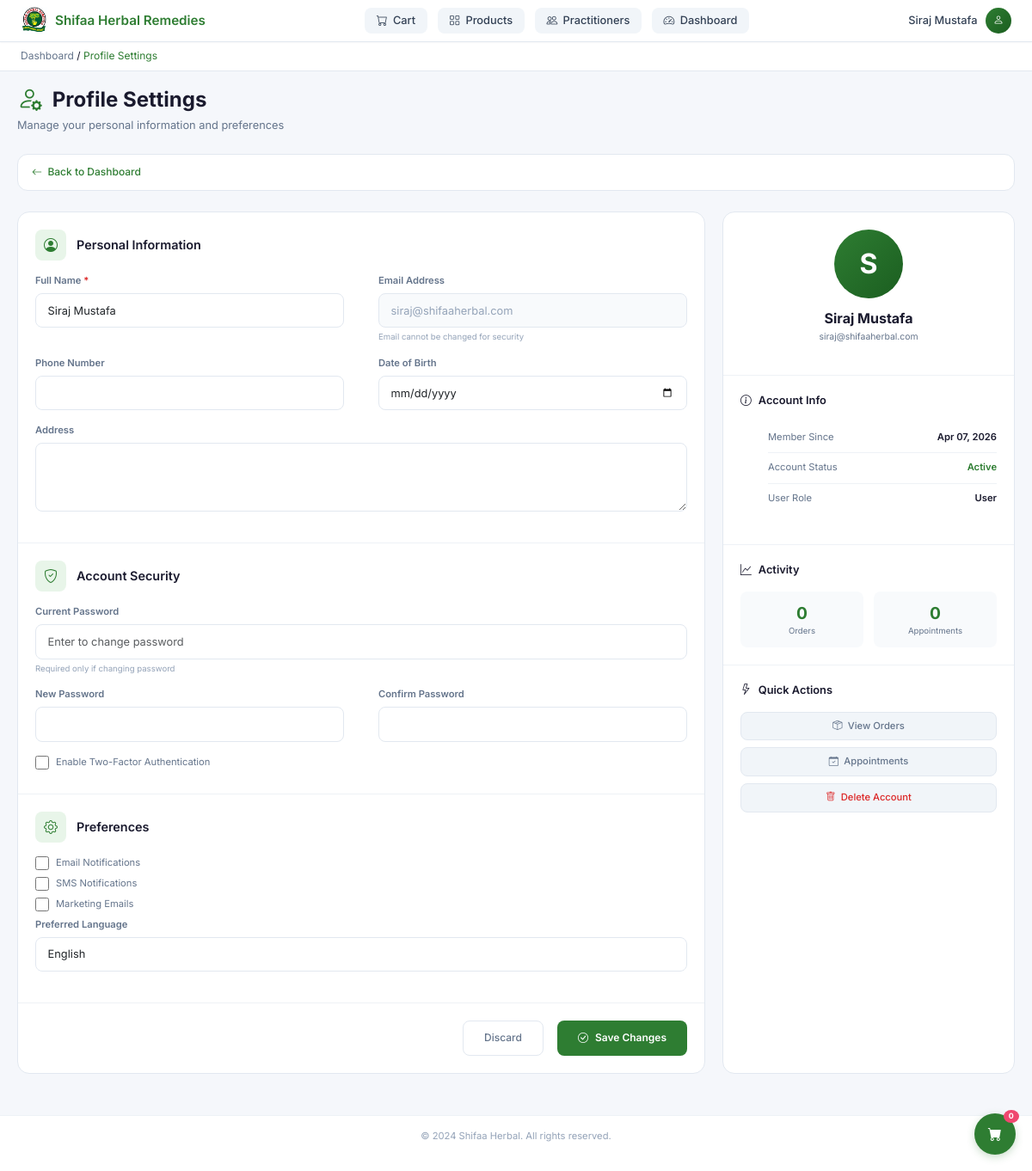
The page /profile (signed in) on the database its author committed.
### models.py (models this page shows, shortened)
class User(UserMixin, db.Model):
    __tablename__ = 'user'
    id = db.Column(db.Integer, primary_key=True)
    name = db.Column(db.String(100), nullable=False)
    email = db.Column(db.String(120), unique=True, nullable=False, index=True)  # Added index
    phone = db.Column(db.String(20))
    address = db.Column(db.Text)
    role = db.Column(db.String(20), default='user', index=True)  # Added index
    password_hash = db.Column(db.String(255), nullable=False)
    created_at = db.Column(db.DateTime, default=datetime.utcnow)
    updated_at = db.Column(db.DateTime, default=datetime.utcnow, onupdate=datetime.utcnow)
    orders = db.relationship('Order', backref='user', lazy='dynamic')
    cart_items = db.relationship('CartItem', backref='user', lazy='dynamic', cascade='all, delete-orphan')
    appointments = db.relationship('Appointment', backref='user', lazy='dynamic')
    discussions = db.relationship('Discussion', backref='user', lazy='dynamic')
    questions = db.relationship('Question', backref='user', lazy='dynamic')
    stories = db.relationship('Story', backref='user', lazy='dynamic')
    support_requests = db.relationship('SupportRequest', backref='user', lazy='dynamic')

### app.py (the view, shortened to what this page needs)
    @app.route("/profile", methods=["GET", "POST"])
    @login_required
    def profile():
        from models import Order, Appointment
        recent_orders = Order.query.filter_by(user_id=current_user.id).order_by(Order.created_at.desc()).limit(5).all()
        upcoming_appointments = Appointment.query.filter_by(user_id=current_user.id).filter(
            Appointment.appointment_date >= datetime.utcnow()
        ).order_by(Appointment.appointment_date.asc()).limit(5).all()
        return render_template("user/profile.html",
                             recent_orders=recent_orders,
                             upcoming_appointments=upcoming_appointments)

### templates/user/profile.html (shortened to what this page needs)
<!DOCTYPE html>
<html lang="en">
<head>
    <link href="https://cdn.jsdelivr.net/npm/bootstrap@5.3.0-alpha1/dist/css/bootstrap.min.css" rel="stylesheet">
    <link href="https://cdn.jsdelivr.net/npm/bootstrap-icons@1.8.1/font/bootstrap-icons.css" rel="stylesheet">
</head>
<body>
    <div class="top-nav">
        <div class="logo-area">
            <img class="logo-image" src="{{ url_for('static', filename='Screenshot 2026-04-01 182842.png') }}" alt="Shifaa Herbal">
            <span class="logo-text">Shifaa Herbal Remedies</span>
        </div>
        <div class="nav-links">
            <a href="{{ url_for('cart') }}" class="nav-link"><i class="bi bi-cart"></i> <span>Cart</span></a>
            <a href="{{ url_for('products') }}" class="nav-link"><i class="bi bi-grid"></i> <span>Products</span></a>
            <a href="{{ url_for('practitioners') }}" class="nav-link"><i class="bi bi-people"></i> <span>Practitioners</span></a>
            <a href="{{ url_for('dashboard') }}" class="nav-link"><i class="bi bi-speedometer2"></i> <span>Dashboard</span></a>
        </div>
        <div class="user-info">
            <span class="user-name">{{ current_user.name if current_user.is_authenticated else 'Guest' }}</span>
            <div class="user-avatar"><i class="bi bi-person"></i></div>
        </div>
    </div>
    <div class="breadcrumb-bar">
        <a href="{{ url_for('dashboard') }}">Dashboard</a>
        <span>/</span>
        <span style="color: #2e7d32;">Profile Settings</span>
    </div>
    <div class="main-container">
        <div class="page-header">
            <h1><i class="bi bi-person-gear"></i> Profile Settings</h1>
            <p>Manage your personal information and preferences</p>
        </div>
        <div class="quick-actions">
            <a href="{{ url_for('dashboard') }}" class="back-link">
                <i class="bi bi-arrow-left"></i> Back to Dashboard
            </a>
        </div>
        <div class="profile-layout">
            <div class="form-card">
                <form method="POST" action="{{ url_for('profile') }}" id="profileForm">
                    <div class="card-section">
                        <div class="section-header">
                            <div class="section-icon"><i class="bi bi-person-circle"></i></div>
                            <div class="section-title">Personal Information</div>
                        </div>
                        <div class="row">
                            <div class="form-group">
                                <label class="form-label">Full Name <span class="required">*</span></label>
                                <input type="text" name="name" class="form-control" value="{{ current_user.name }}" required>
                            </div>
                            <div class="form-group">
                                <label class="form-label">Email Address</label>
                                <input type="email" class="form-control" value="{{ current_user.email }}" disabled>
                                <div class="form-text">Email cannot be changed for security</div>
                            </div>
                        </div>
                        <div class="row">
                            <div class="form-group">
                                <label class="form-label">Phone Number</label>
                                <input type="tel" name="phone" class="form-control" value="{{ current_user.phone or '' }}">
                            </div>
                            <div class="form-group">
                                <label class="form-label">Date of Birth</label>
                                <input type="date" name="date_of_birth" class="form-control" value="{{ current_user.date_of_birth or '' }}">
                            </div>
                        </div>
                        <div class="form-group">
                            <label class="form-label">Address</label>
                            <textarea name="address" class="form-control" rows="2">{{ current_user.address or '' }}</textarea>
                        </div>
                    </div>
                    <div class="card-section">
                        <div class="section-header">
                            <div class="section-icon"><i class="bi bi-shield-check"></i></div>
                            <div class="section-title">Account Security</div>
                        </div>
                        <div class="form-group">
                            <label class="form-label">Current Password</label>
                            <input type="password" name="current_password" class="form-control" placeholder="Enter to change password">
                            <div class="form-text">Required only if changing password</div>
                        </div>
                        <div class="row">
                            <div class="form-group">
                                <label class="form-label">New Password</label>
                                <input type="password" name="new_password" id="new_password" class="form-control" minlength="6">
                            </div>
                            <div class="form-group">
                                <label class="form-label">Confirm Password</label>
                                <input type="password" name="confirm_password" id="confirm_password" class="form-control" minlength="6">
                            </div>
                        </div>
                        <div class="checkbox-group">
                            <input type="checkbox" name="two_factor_enabled" id="two_factor" {% if current_user.two_factor_enabled %}checked{% endif %}>
                            <label for="two_factor">Enable Two-Factor Authentication</label>
                        </div>
                    </div>
                    <div class="card-section">
                        <div class="section-header">
                            <div class="section-icon"><i class="bi bi-gear"></i></div>
                            <div class="section-title">Preferences</div>
                        </div>
                        <div class="checkbox-group">
                            <input type="checkbox" name="email_notifications" id="email_notify" {% if current_user.email_notifications %}checked{% endif %}>
                            <label for="email_notify">Email Notifications</label>
                        </div>
                        <div class="checkbox-group">
                            <input type="checkbox" name="sms_notifications" id="sms_notify" {% if current_user.sms_notifications %}checked{% endif %}>
                            <label for="sms_notify">SMS Notifications</label>
                        </div>
                        <div class="checkbox-group">
                            <input type="checkbox" name="marketing_emails" id="marketing" {% if current_user.marketing_emails %}checked{% endif %}>
                            <label for="marketing">Marketing Emails</label>
                        </div>
                        <div class="form-group">
                            <label class="form-label">Preferred Language</label>
                            <select name="language" class="form-select">
                                <option value="en" {% if current_user.language == 'en' %}selected{% endif %}>English</option>
                            </select>
                        </div>
                    </div>
                    <div class="card-section">
                        <div class="form-actions">
                            <button type="button" class="btn-outline" id="discardBtn">Discard</button>
                            <button type="submit" class="submit-btn" id="submitBtn">
                                <i class="bi bi-check-circle"></i> Save Changes
                            </button>
                        </div>
                    </div>
                </form>
            </div>
            <div class="sidebar-card">
                <div class="sidebar-section">
                    <div class="profile-avatar">
                        <div class="avatar-circle">
                            <span>{{ current_user.name[0]|upper if current_user.name else 'U' }}</span>
                        </div>
                        <div class="profile-name">{{ current_user.name }}</div>
                        <div class="profile-email">{{ current_user.email }}</div>
                    </div>
                </div>
                <div class="sidebar-section">
                    <div class="sidebar-title"><i class="bi bi-info-circle"></i> Account Info</div>
                    <ul class="info-list">
                        <li class="info-item"><span class="info-label">Member Since</span><span class="info-value">{{ current_user.created_at.strftime('%b %d, %Y') if current_user.created_at else 'N/A' }}</span></li>
                        <li class="info-item"><span class="info-label">Account Status</span><span class="info-value success">Active</span></li>
                        <li class="info-item"><span class="info-label">User Role</span><span class="info-value">{{ current_user.role|title if current_user.role else 'Customer' }}</span></li>
                    </ul>
                </div>
                <div class="sidebar-section">
                    <div class="sidebar-title"><i class="bi bi-graph-up"></i> Activity</div>
                    <div class="stats-grid">
                        <div class="stat-card">
                            <div class="stat-number">{{ orders_count|default(0) }}</div>
                            <div class="stat-label">Orders</div>
                        </div>
                        <div class="stat-card">
                            <div class="stat-number">{{ appointments_count|default(0) }}</div>
                            <div class="stat-label">Appointments</div>
                        </div>
                    </div>
                </div>
                <div class="sidebar-section">
                    <div class="sidebar-title"><i class="bi bi-lightning"></i> Quick Actions</div>
                    <div class="quick-action-btns">
                        <a href="{{ url_for('orders') }}" class="quick-action-btn"><i class="bi bi-box-seam"></i> View Orders</a>
                        <a href="{{ url_for('appointments') }}" class="quick-action-btn"><i class="bi bi-calendar-check"></i> Appointments</a>
                        <button class="quick-action-btn" id="deleteAccountBtn" style="color: #dc2626;"><i class="bi bi-trash"></i> Delete Account</button>
                    </div>
                </div>
            </div>
        </div>
    </div>
    <div class="footer">
        <p>&copy; 2024 Shifaa Herbal. All rights reserved.</p>
    </div>
    <a href="{{ url_for('cart') }}" class="floating-cart">
        <i class="bi bi-cart-fill"></i>
        <span class="cart-badge">{{ cart_count|default(0) }}</span>
    </a>
</body>
</html>

### rows shown on the page
User: name "Siraj Mustafa", email "siraj@shifaaherbal.com", name "S", created_at "Apr 07, 2026", role "User"

### other values the page prints
{{ orders_count|default(0) }} "0"
{{ appointments_count|default(0) }} "0"
{{ cart_count|default(0) }} "0"
